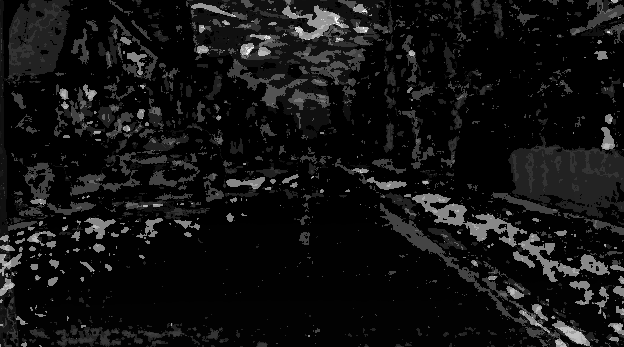
%> input picture ai_ml/driving/lab_video/disparity.pgm, 624 x 347 px
$ octave main.m   (GNU Octave 9; MATLAB toolbox functions it lacks are replaced by stand-ins)
%> lines starting %> are read from the running program, lines starting %| are printed output that depends on the picture
### ai_ml/driving/lab_video/readDisparity.m
function [ D_Out ] = readDisparity( file )
%> called with file = 'disparity.pgm'
%readDisparity: imports disparity map by specifying flags to filter unreliable disparities
%   Detailed explanation goes here

% Output parameters:
%   - D_Out            : matrix containing the real disparity values of the
%                        scene
% -----------------------------------------------------------------------------------------------------------
% Example:
% --- read disparity map ---
% file = 'disparity.pgm';
% D = readDisparity( file );
% figure, imshow(D,colormap(hsv(124)))
% -----------------------------------------------------------------------------------------------------------

    D_Out = imread(file);
%> D_Out is the input picture: size 347x624 uint16; min 9, max 61784, mean 4581.8
    D_Out(D_Out > double(hex2dec('07FF'))) = 0;
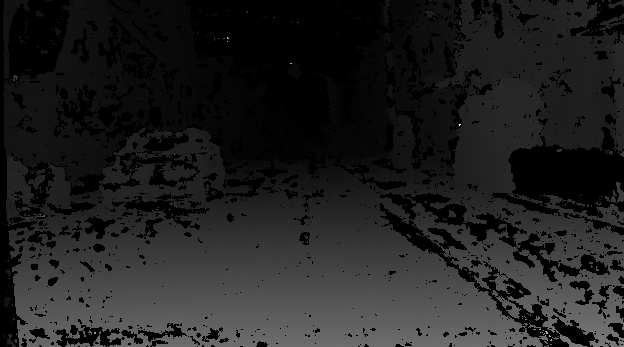
%> D_Out: size 347x624 uint16; min 0, max 1481, mean 189.7; drawn with min black and max white

end

### ai_ml/driving/lab_video/loadFrame.m
function [ frame ] = loadFrame( frame_path )
%> called with frame_path = 'left.pgm'
%loadFrame loads a downscaled version of original frame located at frame_path

    raw = imread(frame_path);
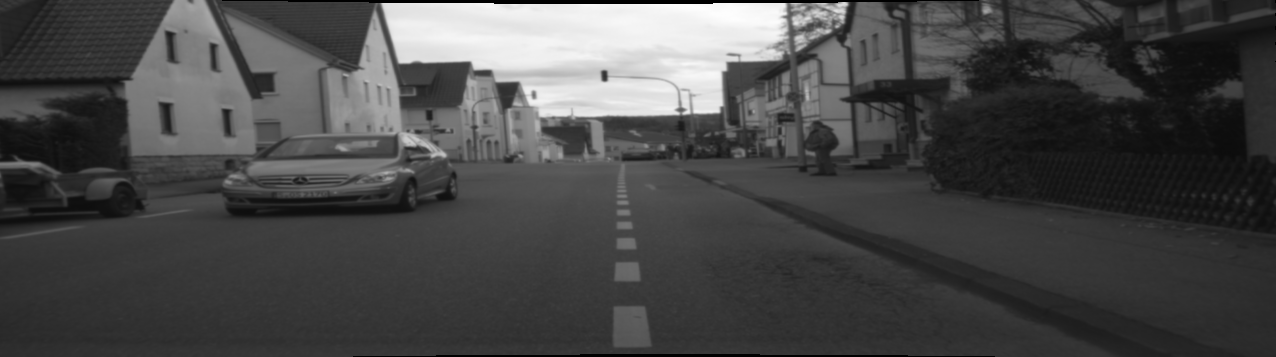
%> input picture ai_ml/driving/lab_video/left.pgm, 1276 x 357 px
%> raw is the input picture: size 357x1276 uint16; min 0, max 45632, mean 12957.9
    heightOffset = 10;
    widthOffset  = 13;

    dispWidth = 624;
    dispHeight = 347;

    frame = zeros(dispHeight, dispWidth);

    for r = 1:(dispHeight)
        for c = 1:(dispWidth)
            % cumulate
            frame(r, c) = 0.5  * (raw(r + heightOffset, 2*c + widthOffset) + raw(r + heightOffset, 2*c + 1 + widthOffset));
            % normalise
            frame(r, c) = frame(r, c);
        end
    end
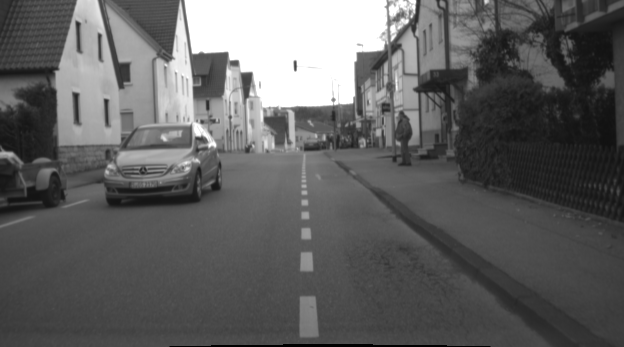
%> frame: size 347x624 double; min 0, max 32768, mean 12382.3; drawn with min black and max white

    rgbFrame = zeros(dispHeight, dispWidth, 3, class(raw));

    for chan = 1:3
        rgbFrame(:, :, chan) = frame;
    end

    frame = uint8(rgbFrame / 2^8);
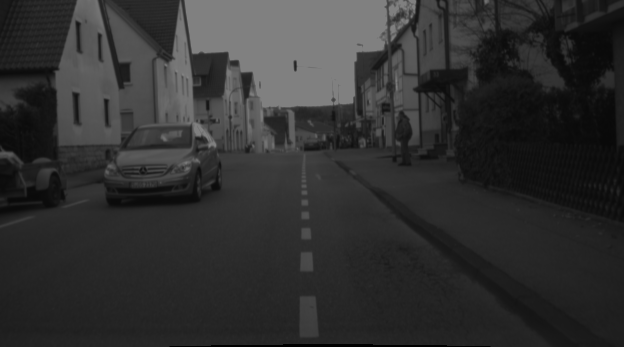
%> frame: size 347x624x3 uint8; min 0, max 128, mean 48.4
end

### ai_ml/driving/lab_video/blend.m
function [ blended ] = blend( image, disp, alpha )
%> called with alpha = 0.5
%blend image and disparity using alpha value
    RgbDisp = ind2rgb(disp, jet(2^11 - 1));
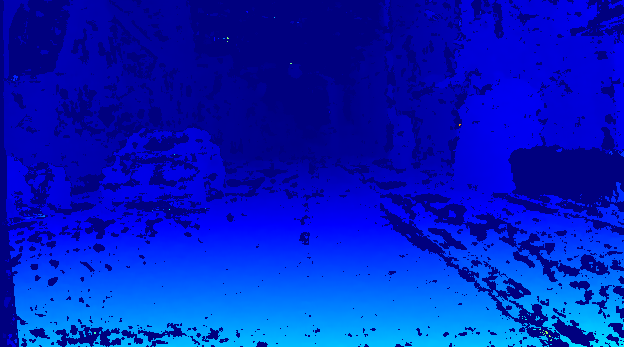
%> RgbDisp: size 347x624x3 double; mean R, G, B 7.67e-05, 0.114, 0.758
    blended = uint8((alpha * double(image)) + ...
                   ((1.0-alpha) * double(RgbDisp * 255)));
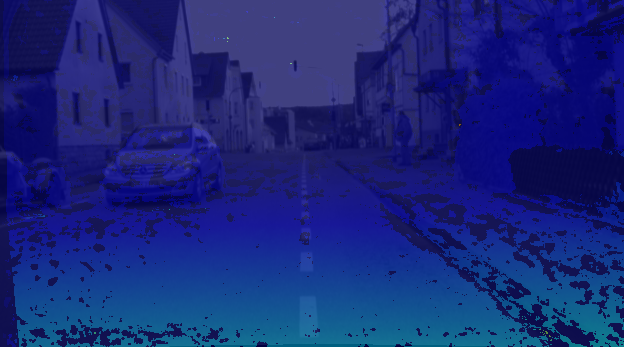
%> blended: size 347x624x3 uint8; mean R, G, B 24.4, 38.9, 120.9
end

### ai_ml/driving/lab_video/main.m
file = 'disparity.pgm'
D = readDisparity( 'disparity.pgm' );

frame = loadFrame('left.pgm');

blended = blend(frame, D, 0.5);

SCALE_DISP_16bit = 2^5;
SCALE_DISP_8bit = 2^(-4);

imshow(D * SCALE_DISP_16bit);

%> (the run ends here)
